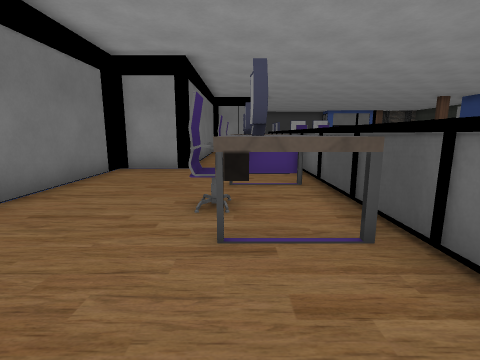
View 1 (above)

24 first-person views from a walk through a level from a Godot 3-D game. The camera is 1.2 m above the floor, tilts 10° down and sees 85° across. The floor is counted in squares, 1 m on a side. Each view is taken from the middle of a square. On the plan, view 1 faces up. The plan holds only what a view shows up to about 12 squares ahead; the rest is blank. The place goes on beyond the plan. Characters and animated objects are not drawn. Some surface patterns are stand-ins.

View 2
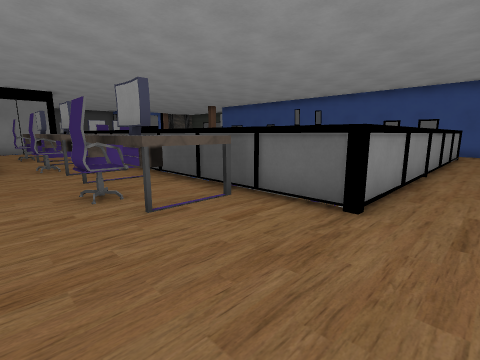

View 3
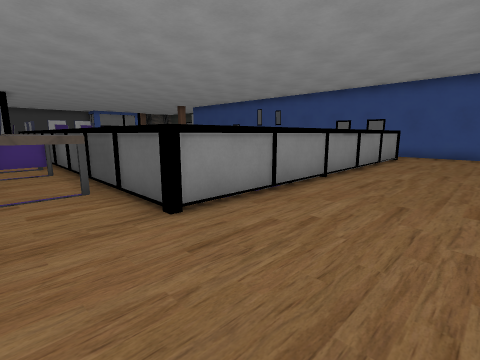

View 4
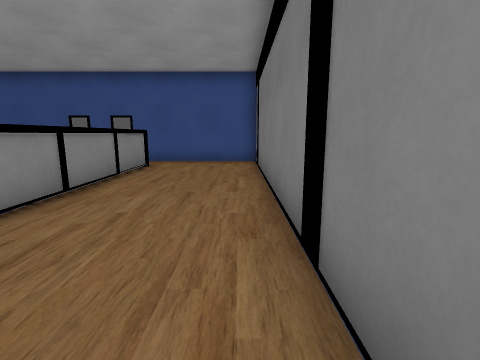

View 5
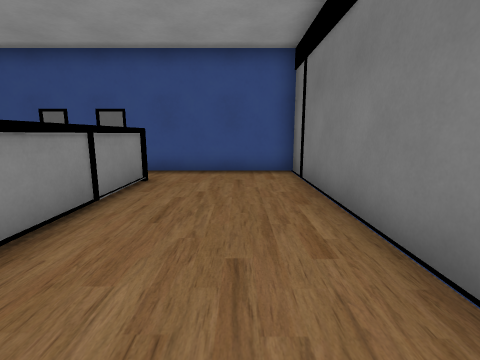

View 6
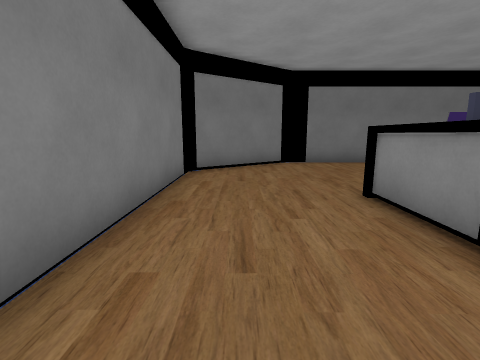

View 7
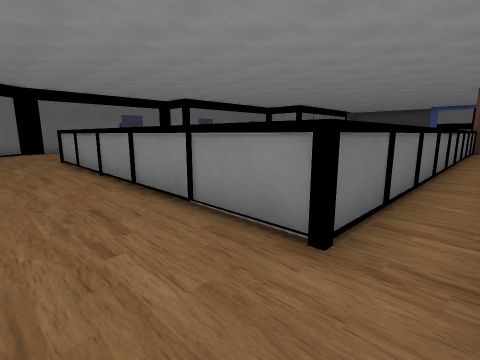

View 8
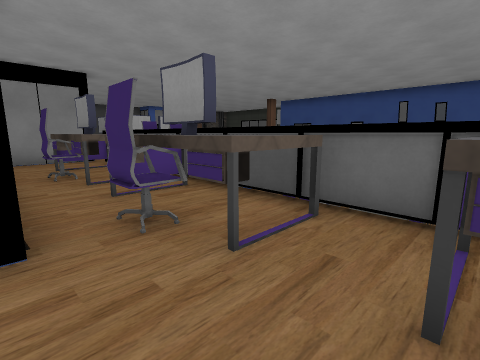

View 9
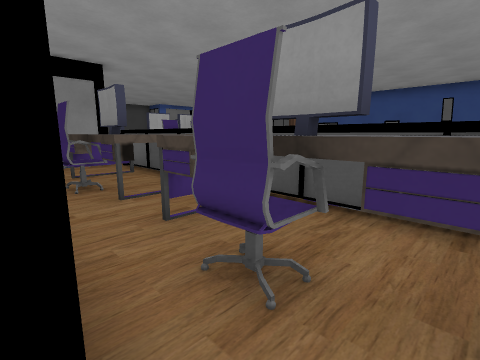

View 10
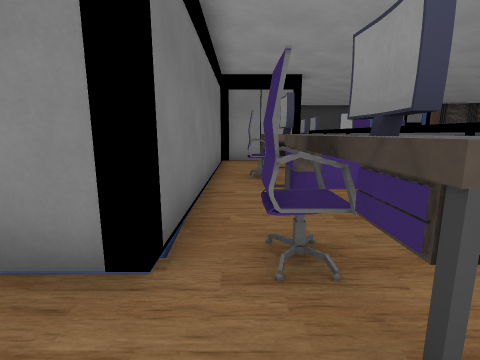

View 11
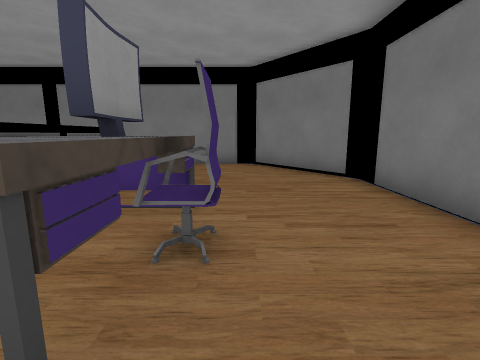

View 12
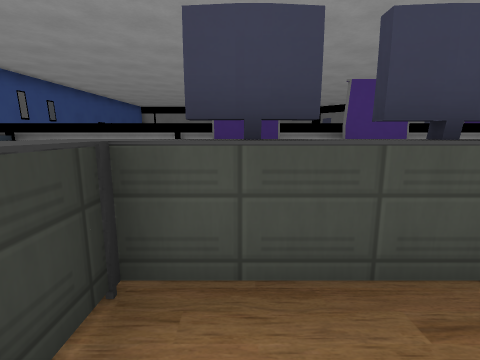

View 13
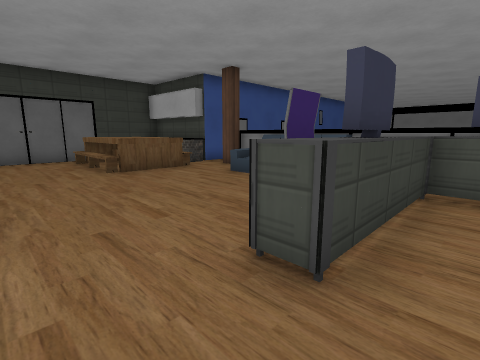

View 14
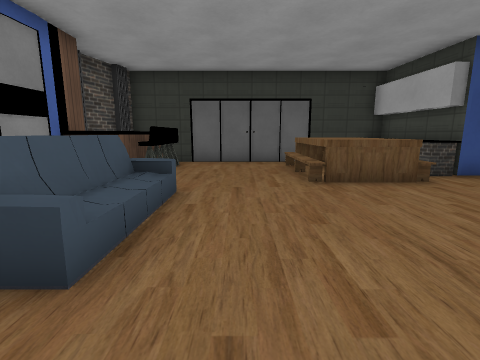

View 15
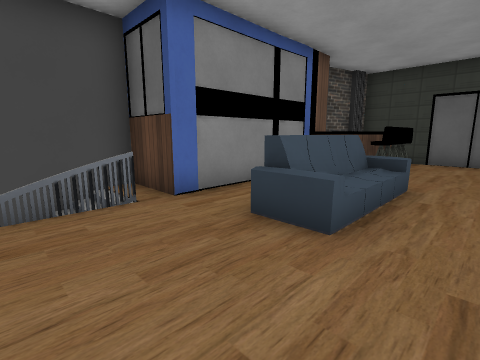

View 16
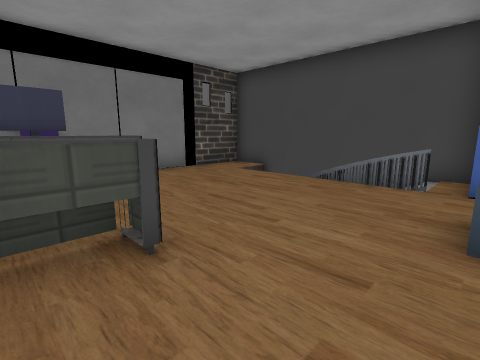

View 17
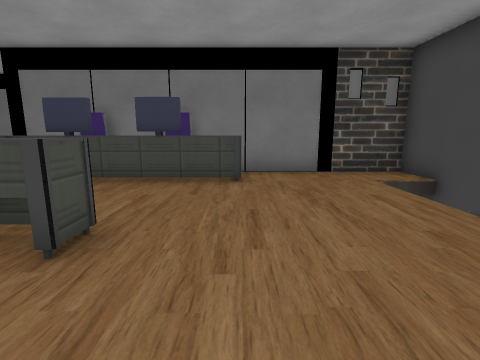

View 18
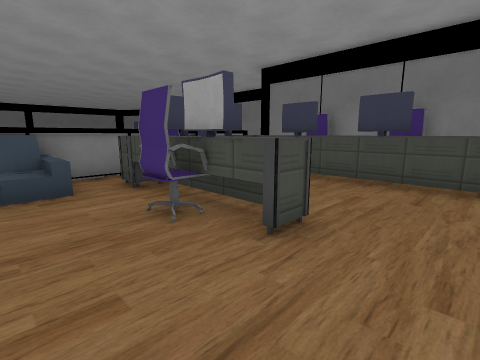

View 19
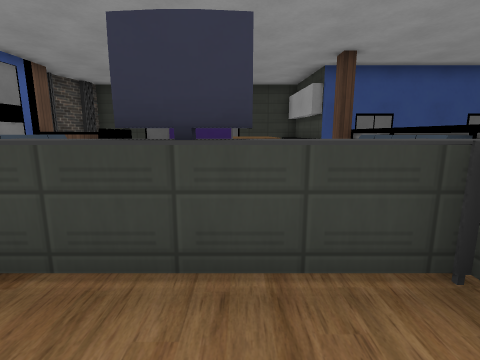

View 20
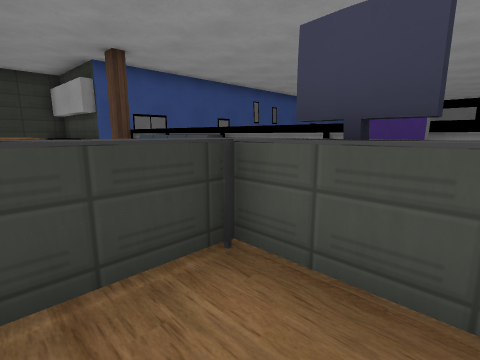

View 21
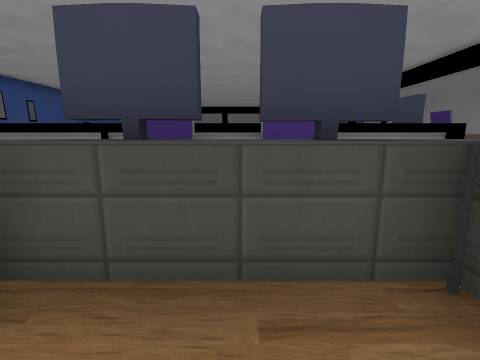

View 22
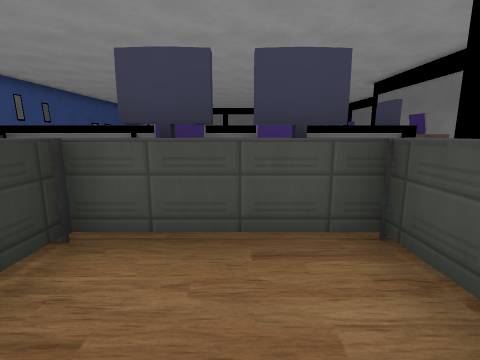

View 23
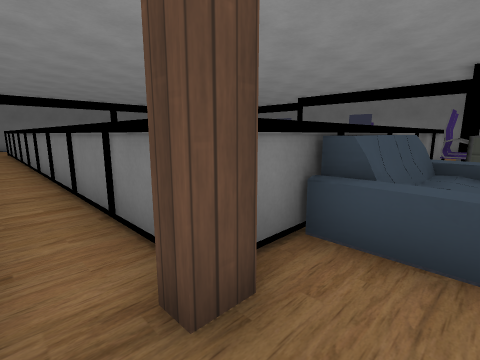

View 24
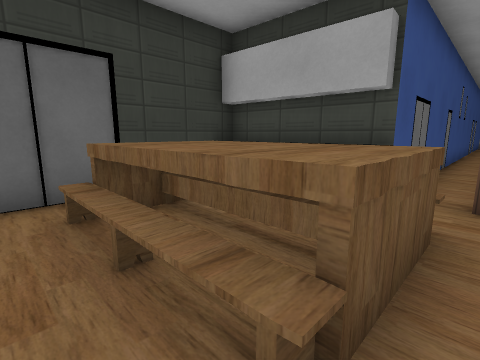

### Floor plan
Key: @ floor where view 1 was taken; # wall or solid block; . floor; / step, stairs or slope; = window, fence, low wall or low ledge; ^ raised ledge; v drop or lower ground; C chair; S sofa; O other object.
Columns run from 4 left of view 1 to 19 right of it. Each row starts with its distance up from view 1.
 31      #########v
 30      #..   #==#####  ##v
 29      #...........  ## ##
 28      #..........   #OOO#
 27      #........SSSS ....#
 26      #.^...............#
 25      #.^...............#
 24       CO...^...........#
 23       ^^...#C......^^^^#
 22       CO...OC......^^^^#
 21       C#...^.......^^^^#
 20       #^OOO^.////...^  #
 19   v#### CCC..SSSS...####
 18   ##..#^^^^##^^^^#^.#
 17   # ..#           ^.#
 16   # ^^^           ^.#
 15   #CC ^           #.#
 14   #CC ^           ^.#
 13   # ^^^           ^.#
 12   # ..#           #.#
 11   # ^^^           #.#
 10   #CC^^           #.#
  9 ###CC^^           ^.#
  8 #...^^^           ^.#
  7 #.....#           ^.#
  6 #...^^#           ^.#
  5 #...C^^           ^.#
  4 #..CC^^           ^.#
  3 #...^^^           ^.#
  2 #.....#           ^.#
  1 #.....#############.#
  0 #...@...............#
 -1 #...................#
 -2  #..................#
 -3   #.................#
 -4   ##################

Positions as (right, up) in squares from view 1, and headings:
1: (0, 0), facing up
2: (-2, -1), facing up-right
3: (0, -3), facing up-right
4: (4, -3), facing right
5: (7, -2), facing right
6: (7, -2), facing left
7: (15, -2), facing up-left
8: (-2, 6), facing up-right
9: (-2, 8), facing up-right
10: (-1, 7), facing up
11: (-1, 7), facing down
12: (6, 22), facing down
13: (6, 26), facing down-right
14: (8, 25), facing right
15: (7, 25), facing up-right
16: (10, 23), facing up-left
17: (10, 26), facing left
18: (10, 26), facing down-left
19: (5, 22), facing right
20: (5, 22), facing down-right
21: (5, 22), facing down
22: (5, 23), facing down
23: (15, 20), facing down-left
24: (14, 24), facing down-right
